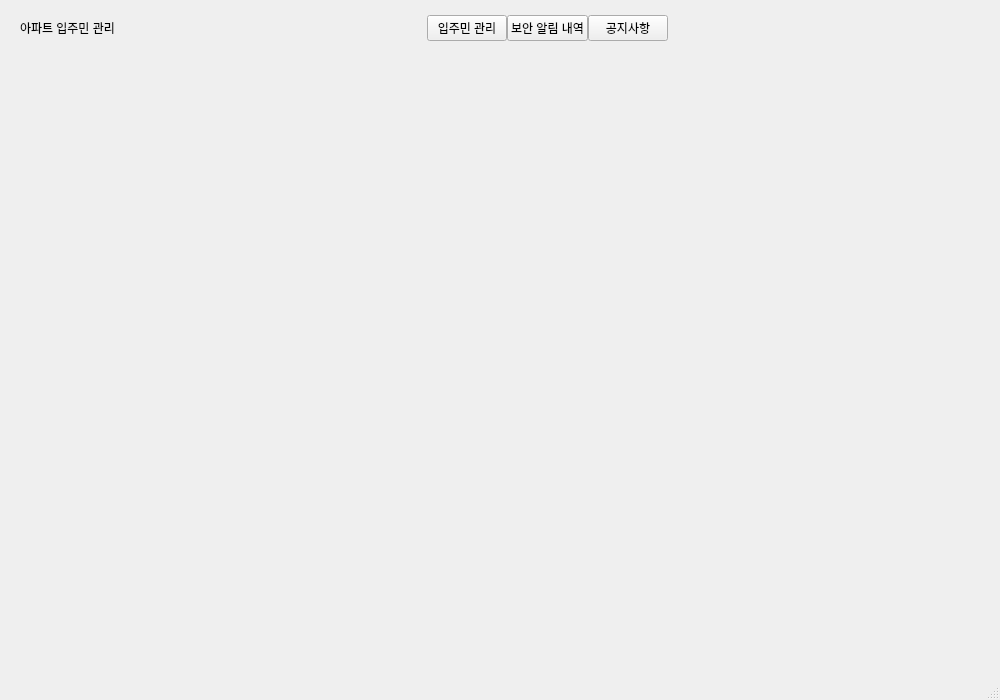
<?xml version="1.0" encoding="UTF-8"?>
<ui version="4.0">
 <class>MainWindow</class>
 <widget class="QMainWindow" name="MainWindow">
  <property name="geometry">
   <rect>
    <x>0</x>
    <y>0</y>
    <width>1000</width>
    <height>700</height>
   </rect>
  </property>
  <property name="windowTitle">
   <string>아파트 입주민 관리</string>
  </property>

  <widget class="QWidget" name="centralwidget">
   <layout class="QVBoxLayout" name="rootLayout">
    <property name="spacing"><number>0</number></property>
    <property name="leftMargin"><number>0</number></property>
    <property name="topMargin"><number>0</number></property>
    <property name="rightMargin"><number>0</number></property>
    <property name="bottomMargin"><number>0</number></property>

    <!-- 네비게이션 바 -->
    <item>
     <widget class="QWidget" name="navWidget">
      <property name="minimumSize">
       <size><width>0</width><height>56</height></size>
      </property>
      <property name="maximumSize">
       <size><width>16777215</width><height>56</height></size>
      </property>
      <layout class="QHBoxLayout" name="navLayout">
       <property name="leftMargin"><number>20</number></property>
       <property name="rightMargin"><number>20</number></property>
       <property name="topMargin"><number>0</number></property>
       <property name="bottomMargin"><number>0</number></property>
       <property name="spacing"><number>0</number></property>

       <!-- 앱 타이틀 -->
       <item>
        <widget class="QLabel" name="navTitleLabel">
         <property name="text"><string>아파트 입주민 관리</string></property>
        </widget>
       </item>

       <item>
        <spacer name="navLeftSpacer">
         <property name="orientation"><enum>Qt::Horizontal</enum></property>
         <property name="sizeHint" stdset="0">
          <size><width>40</width><height>20</height></size>
         </property>
        </spacer>
       </item>

       <!-- 네비 버튼 -->
       <item>
        <widget class="QPushButton" name="navResidentBtn">
         <property name="text"><string>입주민 관리</string></property>
        </widget>
       </item>

       <item>
        <widget class="QPushButton" name="navAlertBtn">
         <property name="text"><string>보안 알림 내역</string></property>
        </widget>
       </item>

       <item>
        <widget class="QPushButton" name="navNoticeBtn">
         <property name="text"><string>공지사항</string></property>
        </widget>
       </item>

       <item>
        <spacer name="navRightSpacer">
         <property name="orientation"><enum>Qt::Horizontal</enum></property>
         <property name="sizeHint" stdset="0">
          <size><width>40</width><height>20</height></size>
         </property>
        </spacer>
       </item>

      </layout>
     </widget>
    </item>

    <!-- 페이지 스택 -->
    <item>
     <widget class="QStackedWidget" name="stackedWidget"/>
    </item>

   </layout>
  </widget>

  <widget class="QStatusBar" name="statusbar"/>
 </widget>
 <resources/>
 <connections/>
</ui>
